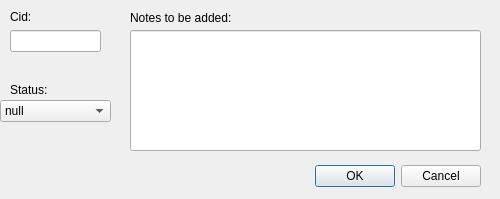
<?xml version="1.0" encoding="UTF-8"?>
<ui version="4.0">
 <class>Dialog</class>
 <widget class="QDialog" name="Dialog">
  <property name="geometry">
   <rect>
    <x>0</x>
    <y>0</y>
    <width>500</width>
    <height>199</height>
   </rect>
  </property>
  <property name="windowTitle">
   <string>Dialog</string>
  </property>
  <widget class="QLabel" name="note_label">
   <property name="geometry">
    <rect>
     <x>10</x>
     <y>10</y>
     <width>59</width>
     <height>14</height>
    </rect>
   </property>
   <property name="text">
    <string>Cid:</string>
   </property>
  </widget>
  <widget class="QLabel" name="note_label_2">
   <property name="geometry">
    <rect>
     <x>130</x>
     <y>10</y>
     <width>121</width>
     <height>16</height>
    </rect>
   </property>
   <property name="text">
    <string>Notes to be added:</string>
   </property>
  </widget>
  <widget class="QComboBox" name="ctype_box">
   <property name="geometry">
    <rect>
     <x>0</x>
     <y>100</y>
     <width>111</width>
     <height>22</height>
    </rect>
   </property>
   <item>
    <property name="text">
     <string>null</string>
    </property>
   </item>
   <item>
    <property name="text">
     <string>Update_info</string>
    </property>
   </item>
   <item>
    <property name="text">
     <string>bad_info</string>
    </property>
   </item>
   <item>
    <property name="text">
     <string>realtime</string>
    </property>
   </item>
   <item>
    <property name="text">
     <string>sent_waiting</string>
    </property>
   </item>
   <item>
    <property name="text">
     <string>replied</string>
    </property>
   </item>
  </widget>
  <widget class="QLabel" name="note_label_3">
   <property name="geometry">
    <rect>
     <x>10</x>
     <y>80</y>
     <width>51</width>
     <height>20</height>
    </rect>
   </property>
   <property name="text">
    <string>Status:</string>
   </property>
  </widget>
  <widget class="QLineEdit" name="cid">
   <property name="geometry">
    <rect>
     <x>10</x>
     <y>30</y>
     <width>91</width>
     <height>22</height>
    </rect>
   </property>
  </widget>
  <widget class="QLineEdit" name="notes">
   <property name="geometry">
    <rect>
     <x>130</x>
     <y>30</y>
     <width>351</width>
     <height>121</height>
    </rect>
   </property>
  </widget>
  <widget class="QDialogButtonBox" name="buttonBox">
   <property name="geometry">
    <rect>
     <x>140</x>
     <y>160</y>
     <width>341</width>
     <height>32</height>
    </rect>
   </property>
   <property name="orientation">
    <enum>Qt::Horizontal</enum>
   </property>
   <property name="standardButtons">
    <set>QDialogButtonBox::Cancel|QDialogButtonBox::Ok</set>
   </property>
  </widget>
 </widget>
 <resources/>
 <connections/>
</ui>
